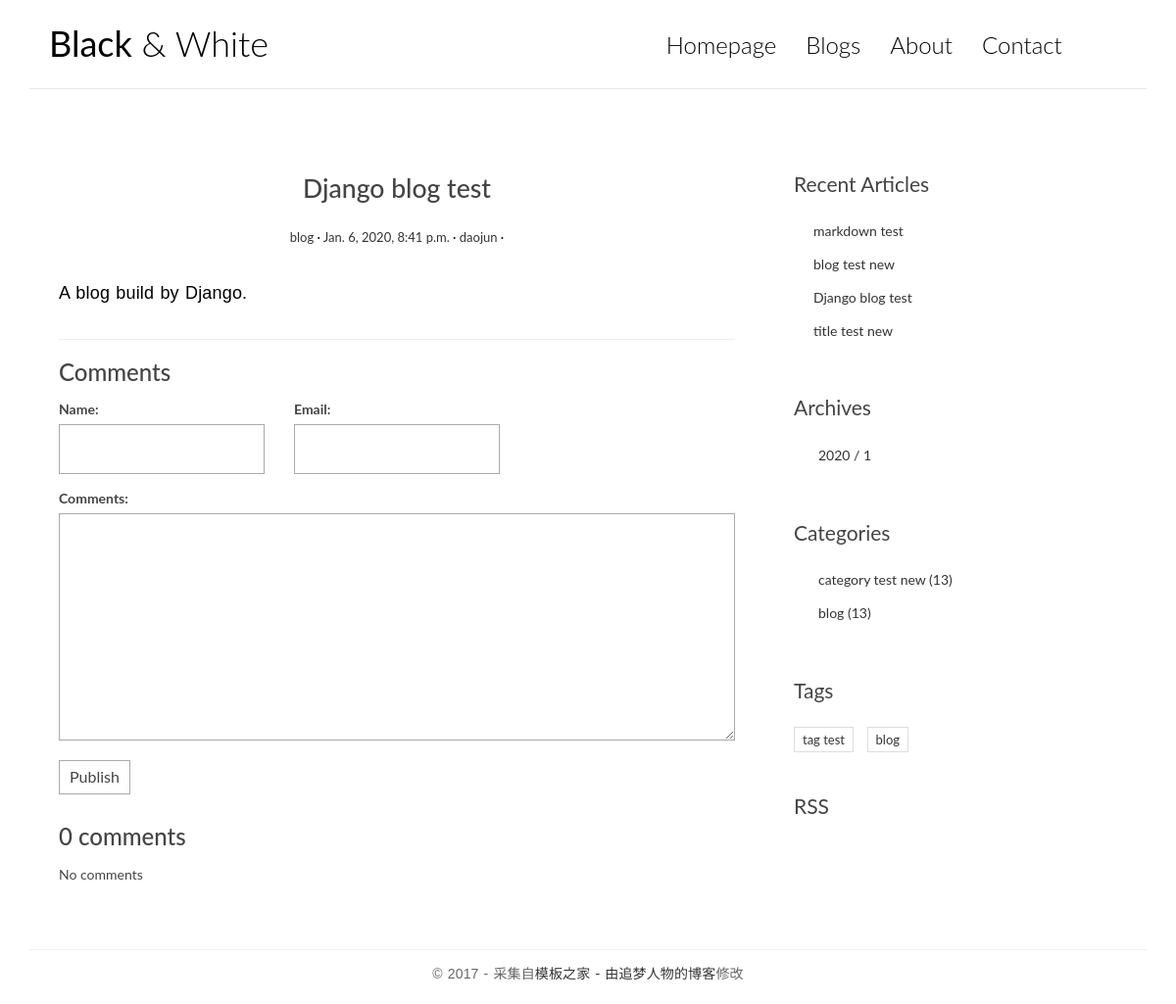
/blog/posts/3/, run on the app's committed database.
### blog/models.py (models this page shows, shortened)
class Post(models.Model):
    title = models.CharField(max_length = 100)
    body = models.TextField()
    created_time = models.DateTimeField()
    modified_time = models.DateTimeField()
    excerpt = models.CharField(max_length = 300, blank = True)
    category = models.ForeignKey(Category, on_delete = models.CASCADE)
    tags = models.ManyToManyField(Tag, blank = True)
    author = models.ForeignKey(User, on_delete = models.CASCADE)
    def get_absolute_url(self):
        return reverse('blog:detail', kwargs={'pk': self.pk})
    class Meta:
        ordering = ['-created_time', 'title']

class Category(models.Model):
    name = models.CharField(max_length = 100)

class Tag(models.Model):
    name = models.CharField(max_length = 100)

### blog/views.py (the view)
# urls.py: path('posts/<int:pk>/', views.detail, name = 'detail'),
def detail(request, pk):
	post = get_object_or_404(Post, pk=pk)
	md = markdown.Markdown(extensions=[
		'markdown.extensions.extra',
		'markdown.extensions.codehilite',
		TocExtension(slugify=slugify),
	])
	post.body = md.convert(post.body)
	m = re.search(r'<div class="toc">\s*<ul>(.*)</ul>\s*</div>', md.toc, re.S)
	post.toc = m.group(1) if m is not None else ''
	return render(request, 'blog/detail.html', context={'post': post})

### comments/forms.py
class CommentForm(forms.ModelForm):
    class Meta:
        model = Comment
        fields = ['name', 'email', 'text']

### blog/templatetags/blog_extras.py (called while the page is built)
@register.inclusion_tag('blog/inclusions/_recent_posts.html', takes_context=True)
def show_recent_posts(context, num=5):
    return {
        'recent_post_list': Post.objects.all().order_by('-created_time')[:num],
    }

@register.inclusion_tag('blog/inclusions/_archives.html', takes_context=True)
def show_archives(context):
    return {
        'date_list': Post.objects.dates('created_time', 'month', order = 'DESC'),
    }

@register.inclusion_tag('blog/inclusions/_categories.html', takes_context=True)
def show_categories(context):
    return {
        'category_list': Category.objects.all(),
    }

@register.inclusion_tag('blog/inclusions/_tags.html', takes_context=True)
def show_tags(context):
    return {
        'tag_list': Tag.objects.all(),
    }

### comments/templatetags/comments_extras.py (called while the page is built)
@register.inclusion_tag('comments/inclusions/_form.html', takes_context=True)
def show_comment_form(context, post, form = None):
    if form is None:
        form = CommentForm()
    return {
        'form': form,
        'post': post,
    }

@register.inclusion_tag('comments/inclusions/_list.html', takes_context=True)
def show_comments(context, post):
    comment_list = post.comment_set.all().order_by('-created_time')
    comment_count = comment_list.count()
    return {
        'comment_count' : comment_count,
        'comment_list' : comment_list,
    }

### templates/blog/detail.html (shortened to what this page needs)
{% extends 'base.html' %}
{% load comments_extras %}
            {% block main %}
                <article class="post post-pk">
                    <header class="entry-header">
                        <h1 class="entry-title">{{ post.title }}</h1>
                        <div class="entry-meta">
                            <span class="post-category"><a href="#">{{ post.category.name }}</a></span>
                            <span class="post-date"><a href="#"><time class="entry-date" datetime="{{ post.created_time }}">{{ post.created_time }}</time></a></span>
                            <span class="post-author"><a href="#">{{ post.author }}</a></span>
                        </div>
                    </header>
                    <div class="entry-content clearfix">
                        {{ post.body|safe }}
                    </div>
                </article>
                <section class="comment-area" id="comment-area">
                    <hr>
                    <h3>Comments</h3>
                        {% show_comment_form post %}
                    <div class="comment-list-panel">
                        {% show_comments post %}
                    </div>
                </section>
            {% endblock main %}

### templates/blog/inclusions/_recent_posts.html
<div class="widget widget-recent-posts">
    <h3 class="widget-title">Recent Articles</h3>
    <ul>
        {% for post in recent_post_list %}
          <li>
              <a href="{{ post.get_absolute_url }}">{{post.title}}</a>
          </li>
        {% empty %}
          No Article
        {% endfor %}
    </ul>
</div>

### templates/blog/inclusions/_categories.html
<div class="widget widget-category">
    <h3 class="widget-title">Categories</h3>
    <ul>
        {% for category in category_list %}
        <li>
            <a href="#">{{ category.name }} <span class = "post-count">(13)</a>
        </li>
        {% empty %}
            No Categorie
        {% endfor %}
    </ul>
</div>

### templates/blog/inclusions/_tags.html
<div class="widget widget-tag-cloud">
    <h3 class="widget-title">Tags</h3>
    <ul>
        {% for tag in tag_list %}
        <li>
            <a href="#">{{tag.name}}</a>
        </li>
        {% empty %}
        No Tag
        {% endfor %}
    </ul>
</div>

### blog/static/blog/css/custom.css (style rules this page uses)
* { outline: none; }
h1, h2, h3, h4, h5, h6 { margin-top: 0; }
a { color: #333; }
body { color: #444; font-family: 'Lato', sans-serif; }
p { font-family: 'Ubuntu', sans-serif; font-weight: 400; word-spacing: 1px; letter-spacing: 0.01em; }
.post { background: #fff; padding: 30px 30px 0; }
.entry-title { text-align: center; font-size: 1.9em; margin-bottom: 20px; line-height: 1.6; padding: 10px 20px 0; }
.entry-meta { text-align: center; color: #DDDDDD; font-size: 13px; margin-bottom: 30px; }
.entry-content { font-size: 18px; line-height: 1.9; font-weight: 300; color: #000; }
.post-category::after, .post-date::after, .post-author::after, .comments-link::after { content: ' ·'; color: #000; }
.widget { background: #fff; padding: 30px 0 0; }
.widget-title { font-size: 1.5em; margin-bottom: 20px; line-height: 1.6; padding: 10px 0 0; font-weight: 400; }
.widget-recent-posts ul { padding: 0; margin: 0; padding-left: 20px; }
.widget-recent-posts ul li { list-style-type: none; position: relative; line-height: 170%; margin-bottom: 10px; }
.widget-recent-posts ul li::before { content: '\f3d3'; font-family: "Ionicons"; position: absolute; left: -17px; top: 3px; font-size: 16px; color: #000; }
.widget-category ul { padding: 0; margin: 0; padding-left: 25px; }
.widget-category ul li { list-style-type: none; position: relative; line-height: 170%; margin-bottom: 10px; }
.widget-category ul li::before { content: '\f3fe'; font-family: "Ionicons"; position: absolute; left: -25px; top: 1px; font-size: 18px; color: #000; }
.widget-tag-cloud ul { padding: 0; margin: 0; margin-right: -10px; }
.widget-tag-cloud ul li { list-style-type: none; font-size: 13px; display: inline-block; margin-right: 10px; margin-bottom: 10px; padding: 3px 8px; border: 1px solid #ddd; }
.contact-form input, .comment-form input { border: 1px solid #aaa; margin-bottom: 15px; width: 100%; padding: 15px 15px; font-size: 16px; line-height: 100%; transition: 0.4s border-color linear; }
.contact-form textarea, .comment-form textarea { border: 1px solid #aaa; margin-bottom: 15px; width: 100%; padding: 15px 15px; font-size: 16px; line-height: 20px !important; min-height: 183px; transition: 0.4s border-color linear; }
.comment-area { padding: 0 30px 0; }
.comment-list-panel { margin-top: 30px; }

### data on the page
Post: title "Django blog test", category.name "blog", created_time "Jan. 6, 2020, 8:41 p.m.", author "daojun", body "A blog build by Django."
Post: title "markdown test"
Post: title "blog test new"
Post: title "title test new"
Category: name "category test new"
Category: name "blog"
Tag: name "tag test"
Tag: name "blog"

### other printed values
{{ comment_count }} "0"
{{ date.year }} "2020"
{{ date.month }} "1"
